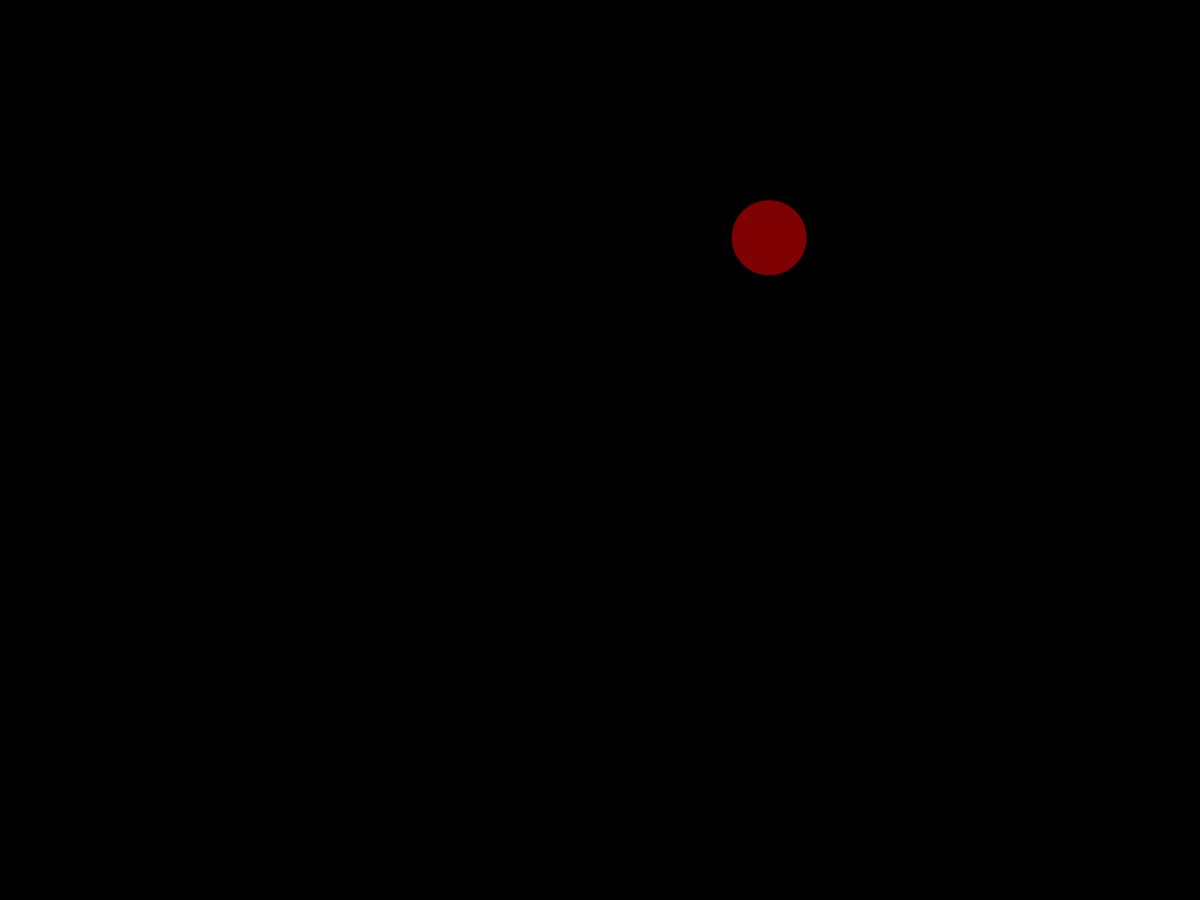
Frame 1 (no input)
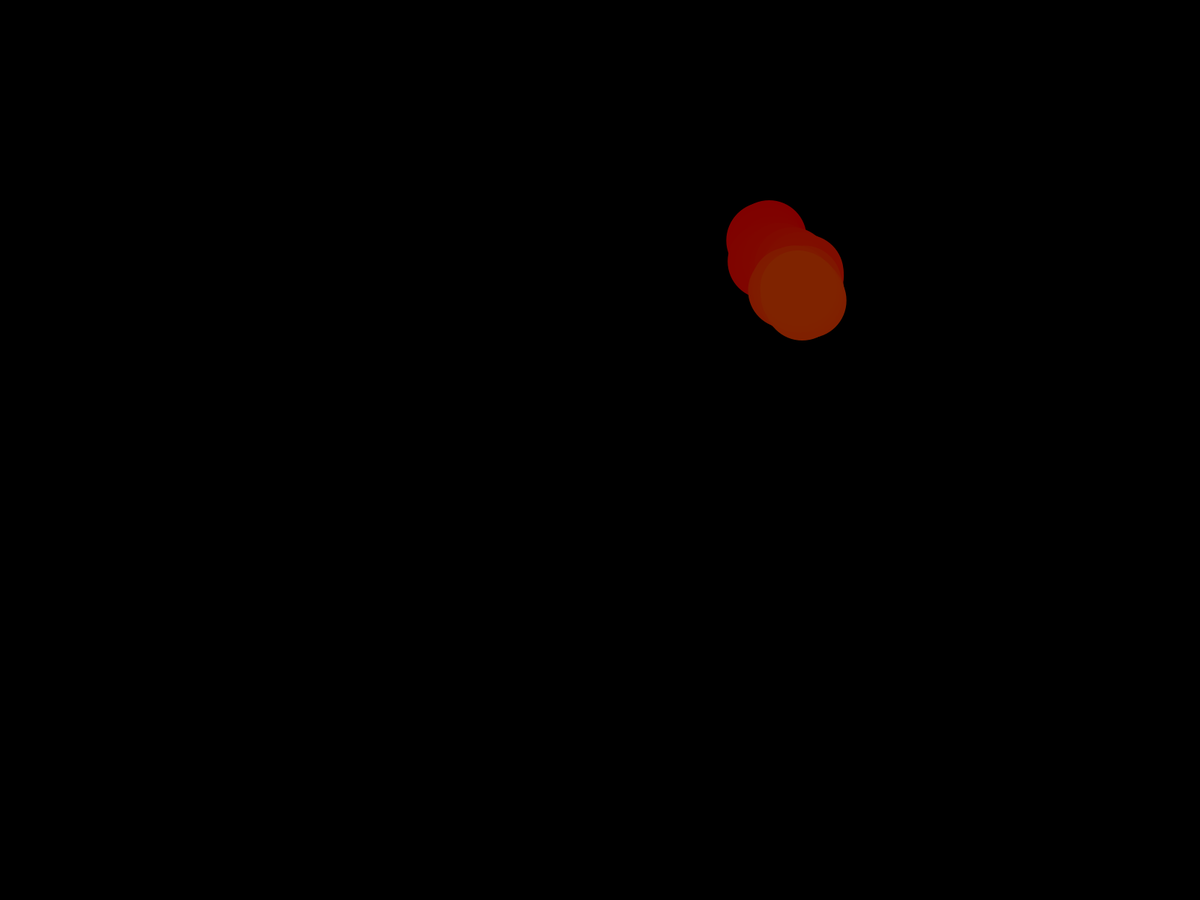
Frame 60 (the mouse pressed at the canvas centre just before this capture)
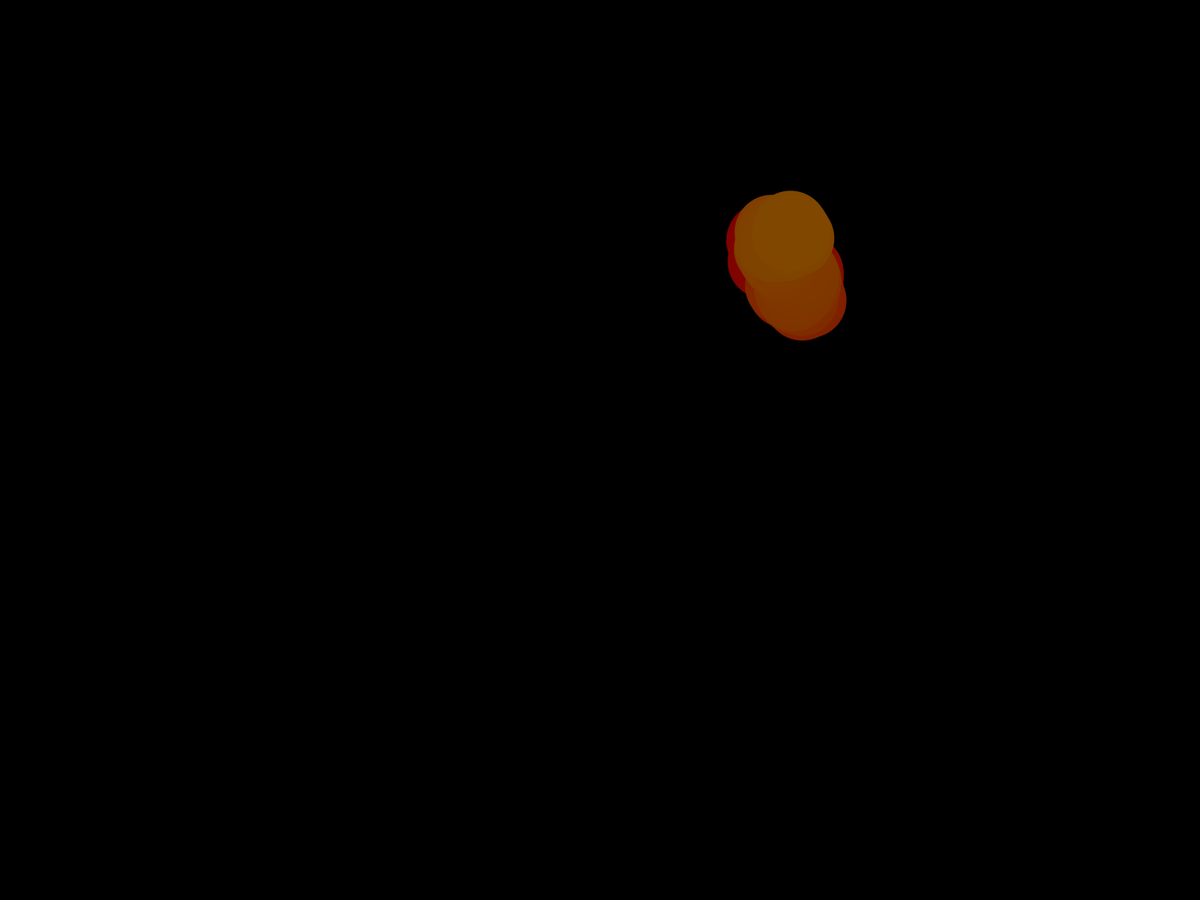
Frame 120 (the mouse held since frame 60 and released just before this capture)

The Processing sketch that drew these frames (run headless with seeded random() and noise(); from frame 60 on, the mouse is pressed at the canvas centre):

// Processing sketch: sketch_180927a
// ── sketch_180927a.pde
float xPos;
float yPos;
float colorH;

void setup(){
  //size(1200,800);
  fullScreen();
  
  background(0);
  
  colorMode(HSB,256,100,100);
  xPos = random(width);
  yPos = random(height);
  colorH = 0;
}

void draw(){
  noStroke();
  colorH = (colorH + 0.2) % 256 ;
  fill(colorH,100,50);
  xPos = (width  + xPos + 10 - random(20)) % width;
  yPos = (height + yPos + 10 - random(20)) % height;
  ellipse(xPos,yPos,100,100);
}
